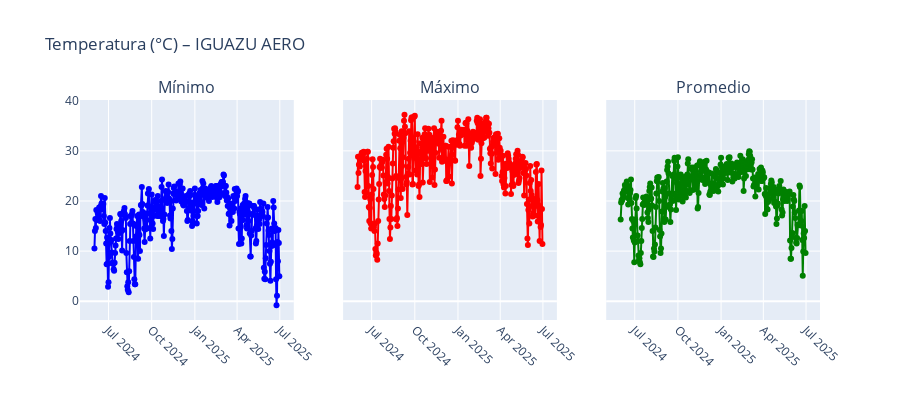
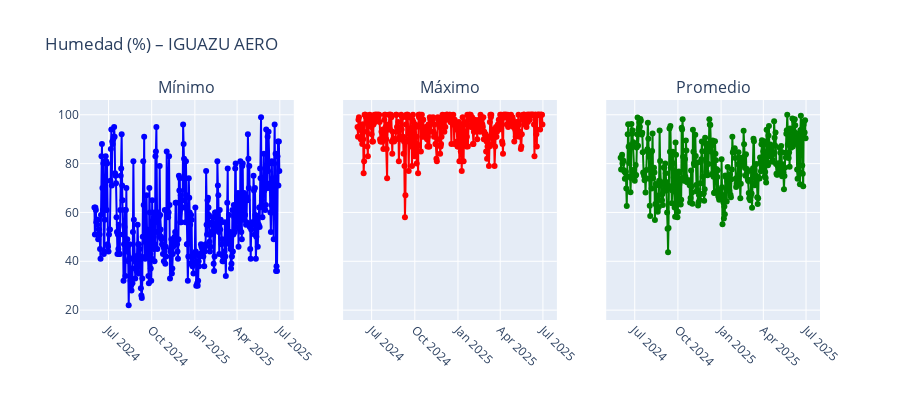
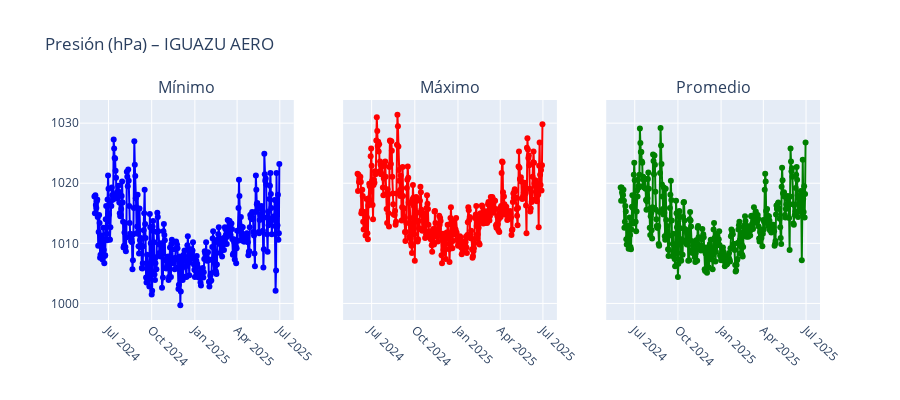
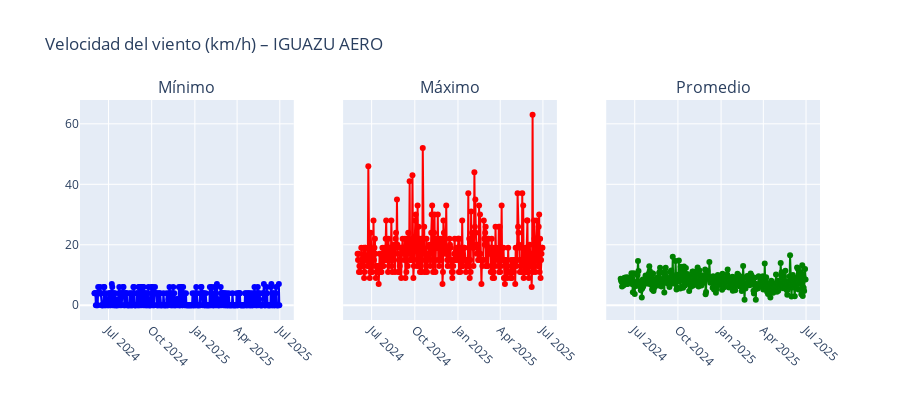

The notebook cell saved with these charts, in order:
### Markdown cell above
## Visualización por estación y por variable

Se generan gráficos individuales para cada estación meteorológica, mostrando la evolución diaria de temperatura, presión, humedad y viento. 
También se incluye una visualización tipo Windrose para observar la distribución de la dirección y velocidad del viento.

### Code cell
# Asegurar que FECHA esté en datetime
df_estaciones_group['FECHA'] = pd.to_datetime(df_estaciones_group['FECHA'])

variables = {
    'TEMP': {'min': 'TEMP_MIN', 'mean': 'TEMP_MEAN', 'max': 'TEMP_MAX', 'label': 'Temperatura (°C)'},
    'HUM': {'min': 'HUM_MIN', 'mean': 'HUM_MEAN', 'max': 'HUM_MAX', 'label': 'Humedad (%)'},
    'PNM': {'min': 'PNM_MIN', 'mean': 'PNM_MEAN', 'max': 'PNM_MAX', 'label': 'Presión (hPa)'},
    'WIND_SPEED': {'min': 'WIND_SPEED_MIN', 'mean': 'WIND_SPEED_MEAN', 'max': 'WIND_SPEED_MAX', 'label': 'Velocidad del viento (km/h)'}
}

# Recorrer estaciones
for estacion in df_estaciones_group['ESTACION'].unique():
    df_est_group = df_estaciones_group[df_estaciones_group['ESTACION'] == estacion]
    df_est_raw = df_estaciones[(df_estaciones['NOMBRE'] == estacion) & (df_estaciones['DD'] <= 360)]

    print(f"\n Estación: {estacion}")

    # Una fila por variable (cada una con 3 columnas: min, mean, max)
    for var, datos in variables.items():
        fig = make_subplots(
            rows=1, cols=3,
            shared_yaxes=True,
            subplot_titles=("Mínimo", "Máximo", "Promedio")
        )

        colores = {
            'min': 'blue',
            'max': 'red',
            'mean': 'green'
        }
        
        for i, tipo in enumerate(['min', 'max', 'mean']):
            fig.add_trace(
                go.Scatter(
                    x=df_est_group['FECHA'],
                    y=df_est_group[datos[tipo]],
                    mode='lines+markers',
                    name=f"{datos['label']} – {tipo}",
                    line=dict(color=colores[tipo]),
                    hovertemplate="Fecha: %{x|%d-%m-%Y}<br>Valor: %{y:.2f}<extra></extra>"
                ),
                row=1, col=i + 1
            )

        fig.update_layout(
            title_text=f"{datos['label']} – {estacion}",
            height=400,
            showlegend=False
        )
        fig.update_xaxes(tickangle=45)
        fig.show()

    # Graficar rosa del viento con matplotlib (se mantiene igual)
    ax = WindroseAxes.from_ax()
    ax.bar(df_est_raw['DD'], df_est_raw['FF'], normed=True, opening=0.8, edgecolor='white')
    ax.set_title(f'Dirección y velocidad del viento – {estacion}', fontsize=12)
    ax.set_legend()
    plt.show()

### Figure 1 — Plotly figure (JSON) as saved in the notebook; plotly's stock layout.template omitted (floating-point values rounded to 4 significant figures; data arrays with more than 128 entries replaced by an {"elided": "..."} marker saying what was removed)
{"data": [{"hovertemplate": "Fecha: %{x|%d-%m-%Y}<br>Valor: %{y:.2f}<extra></extra>", "line": {"color": "blue"}, "mode": "lines+markers", "name": "Temperatura (°C) – min", "type": "scatter", "x": {"elided": "391 str values"}, "xaxis": "x", "y": {"elided": "391 float values"}, "yaxis": "y"}, {"hovertemplate": "Fecha: %{x|%d-%m-%Y}<br>Valor: %{y:.2f}<extra></extra>", "line": {"color": "red"}, "mode": "lines+markers", "name": "Temperatura (°C) – max", "type": "scatter", "x": {"elided": "391 str values"}, "xaxis": "x2", "y": {"elided": "391 float values"}, "yaxis": "y2"}, {"hovertemplate": "Fecha: %{x|%d-%m-%Y}<br>Valor: %{y:.2f}<extra></extra>", "line": {"color": "green"}, "mode": "lines+markers", "name": "Temperatura (°C) – mean", "type": "scatter", "x": {"elided": "391 str values"}, "xaxis": "x3", "y": {"elided": "391 float values"}, "yaxis": "y3"}], "layout": {"annotations": [{"font": {"size": 16}, "showarrow": false, "text": "Mínimo", "x": 0.1444, "xanchor": "center", "xref": "paper", "y": 1, "yanchor": "bottom", "yref": "paper"}, {"font": {"size": 16}, "showarrow": false, "text": "Máximo", "x": 0.5, "xanchor": "center", "xref": "paper", "y": 1, "yanchor": "bottom", "yref": "paper"}, {"font": {"size": 16}, "showarrow": false, "text": "Promedio", "x": 0.8556, "xanchor": "center", "xref": "paper", "y": 1, "yanchor": "bottom", "yref": "paper"}], "height": 400, "showlegend": false, "title": {"text": "Temperatura (°C) – IGUAZU AERO"}, "xaxis": {"anchor": "y", "domain": [0, 0.2889], "tickangle": 45}, "xaxis2": {"anchor": "y2", "domain": [0.3556, 0.6444], "tickangle": 45}, "xaxis3": {"anchor": "y3", "domain": [0.7111, 1], "tickangle": 45}, "yaxis": {"anchor": "x", "domain": [0, 1]}, "yaxis2": {"anchor": "x2", "domain": [0, 1], "matches": "y", "showticklabels": false}, "yaxis3": {"anchor": "x3", "domain": [0, 1], "matches": "y", "showticklabels": false}}}

### Figure 2 — Plotly figure (JSON) as saved in the notebook; plotly's stock layout.template omitted (floating-point values rounded to 4 significant figures; data arrays with more than 128 entries replaced by an {"elided": "..."} marker saying what was removed)
{"data": [{"hovertemplate": "Fecha: %{x|%d-%m-%Y}<br>Valor: %{y:.2f}<extra></extra>", "line": {"color": "blue"}, "mode": "lines+markers", "name": "Humedad (%) – min", "type": "scatter", "x": {"elided": "391 str values"}, "xaxis": "x", "y": {"elided": "391 int values"}, "yaxis": "y"}, {"hovertemplate": "Fecha: %{x|%d-%m-%Y}<br>Valor: %{y:.2f}<extra></extra>", "line": {"color": "red"}, "mode": "lines+markers", "name": "Humedad (%) – max", "type": "scatter", "x": {"elided": "391 str values"}, "xaxis": "x2", "y": {"elided": "391 int values"}, "yaxis": "y2"}, {"hovertemplate": "Fecha: %{x|%d-%m-%Y}<br>Valor: %{y:.2f}<extra></extra>", "line": {"color": "green"}, "mode": "lines+markers", "name": "Humedad (%) – mean", "type": "scatter", "x": {"elided": "391 str values"}, "xaxis": "x3", "y": {"elided": "391 float values"}, "yaxis": "y3"}], "layout": {"annotations": [{"font": {"size": 16}, "showarrow": false, "text": "Mínimo", "x": 0.1444, "xanchor": "center", "xref": "paper", "y": 1, "yanchor": "bottom", "yref": "paper"}, {"font": {"size": 16}, "showarrow": false, "text": "Máximo", "x": 0.5, "xanchor": "center", "xref": "paper", "y": 1, "yanchor": "bottom", "yref": "paper"}, {"font": {"size": 16}, "showarrow": false, "text": "Promedio", "x": 0.8556, "xanchor": "center", "xref": "paper", "y": 1, "yanchor": "bottom", "yref": "paper"}], "height": 400, "showlegend": false, "title": {"text": "Humedad (%) – IGUAZU AERO"}, "xaxis": {"anchor": "y", "domain": [0, 0.2889], "tickangle": 45}, "xaxis2": {"anchor": "y2", "domain": [0.3556, 0.6444], "tickangle": 45}, "xaxis3": {"anchor": "y3", "domain": [0.7111, 1], "tickangle": 45}, "yaxis": {"anchor": "x", "domain": [0, 1]}, "yaxis2": {"anchor": "x2", "domain": [0, 1], "matches": "y", "showticklabels": false}, "yaxis3": {"anchor": "x3", "domain": [0, 1], "matches": "y", "showticklabels": false}}}

### Figure 3 — Plotly figure (JSON) as saved in the notebook; plotly's stock layout.template omitted (floating-point values rounded to 4 significant figures; data arrays with more than 128 entries replaced by an {"elided": "..."} marker saying what was removed)
{"data": [{"hovertemplate": "Fecha: %{x|%d-%m-%Y}<br>Valor: %{y:.2f}<extra></extra>", "line": {"color": "blue"}, "mode": "lines+markers", "name": "Presión (hPa) – min", "type": "scatter", "x": {"elided": "391 str values"}, "xaxis": "x", "y": {"elided": "391 float values"}, "yaxis": "y"}, {"hovertemplate": "Fecha: %{x|%d-%m-%Y}<br>Valor: %{y:.2f}<extra></extra>", "line": {"color": "red"}, "mode": "lines+markers", "name": "Presión (hPa) – max", "type": "scatter", "x": {"elided": "391 str values"}, "xaxis": "x2", "y": {"elided": "391 float values"}, "yaxis": "y2"}, {"hovertemplate": "Fecha: %{x|%d-%m-%Y}<br>Valor: %{y:.2f}<extra></extra>", "line": {"color": "green"}, "mode": "lines+markers", "name": "Presión (hPa) – mean", "type": "scatter", "x": {"elided": "391 str values"}, "xaxis": "x3", "y": {"elided": "391 float values"}, "yaxis": "y3"}], "layout": {"annotations": [{"font": {"size": 16}, "showarrow": false, "text": "Mínimo", "x": 0.1444, "xanchor": "center", "xref": "paper", "y": 1, "yanchor": "bottom", "yref": "paper"}, {"font": {"size": 16}, "showarrow": false, "text": "Máximo", "x": 0.5, "xanchor": "center", "xref": "paper", "y": 1, "yanchor": "bottom", "yref": "paper"}, {"font": {"size": 16}, "showarrow": false, "text": "Promedio", "x": 0.8556, "xanchor": "center", "xref": "paper", "y": 1, "yanchor": "bottom", "yref": "paper"}], "height": 400, "showlegend": false, "title": {"text": "Presión (hPa) – IGUAZU AERO"}, "xaxis": {"anchor": "y", "domain": [0, 0.2889], "tickangle": 45}, "xaxis2": {"anchor": "y2", "domain": [0.3556, 0.6444], "tickangle": 45}, "xaxis3": {"anchor": "y3", "domain": [0.7111, 1], "tickangle": 45}, "yaxis": {"anchor": "x", "domain": [0, 1]}, "yaxis2": {"anchor": "x2", "domain": [0, 1], "matches": "y", "showticklabels": false}, "yaxis3": {"anchor": "x3", "domain": [0, 1], "matches": "y", "showticklabels": false}}}

### Figure 4 — Plotly figure (JSON) as saved in the notebook; plotly's stock layout.template omitted (floating-point values rounded to 4 significant figures; data arrays with more than 128 entries replaced by an {"elided": "..."} marker saying what was removed)
{"data": [{"hovertemplate": "Fecha: %{x|%d-%m-%Y}<br>Valor: %{y:.2f}<extra></extra>", "line": {"color": "blue"}, "mode": "lines+markers", "name": "Velocidad del viento (km/h) – min", "type": "scatter", "x": {"elided": "391 str values"}, "xaxis": "x", "y": {"elided": "391 int values"}, "yaxis": "y"}, {"hovertemplate": "Fecha: %{x|%d-%m-%Y}<br>Valor: %{y:.2f}<extra></extra>", "line": {"color": "red"}, "mode": "lines+markers", "name": "Velocidad del viento (km/h) – max", "type": "scatter", "x": {"elided": "391 str values"}, "xaxis": "x2", "y": {"elided": "391 int values"}, "yaxis": "y2"}, {"hovertemplate": "Fecha: %{x|%d-%m-%Y}<br>Valor: %{y:.2f}<extra></extra>", "line": {"color": "green"}, "mode": "lines+markers", "name": "Velocidad del viento (km/h) – mean", "type": "scatter", "x": {"elided": "391 str values"}, "xaxis": "x3", "y": {"elided": "391 float values"}, "yaxis": "y3"}], "layout": {"annotations": [{"font": {"size": 16}, "showarrow": false, "text": "Mínimo", "x": 0.1444, "xanchor": "center", "xref": "paper", "y": 1, "yanchor": "bottom", "yref": "paper"}, {"font": {"size": 16}, "showarrow": false, "text": "Máximo", "x": 0.5, "xanchor": "center", "xref": "paper", "y": 1, "yanchor": "bottom", "yref": "paper"}, {"font": {"size": 16}, "showarrow": false, "text": "Promedio", "x": 0.8556, "xanchor": "center", "xref": "paper", "y": 1, "yanchor": "bottom", "yref": "paper"}], "height": 400, "showlegend": false, "title": {"text": "Velocidad del viento (km/h) – IGUAZU AERO"}, "xaxis": {"anchor": "y", "domain": [0, 0.2889], "tickangle": 45}, "xaxis2": {"anchor": "y2", "domain": [0.3556, 0.6444], "tickangle": 45}, "xaxis3": {"anchor": "y3", "domain": [0.7111, 1], "tickangle": 45}, "yaxis": {"anchor": "x", "domain": [0, 1]}, "yaxis2": {"anchor": "x2", "domain": [0, 1], "matches": "y", "showticklabels": false}, "yaxis3": {"anchor": "x3", "domain": [0, 1], "matches": "y", "showticklabels": false}}}
